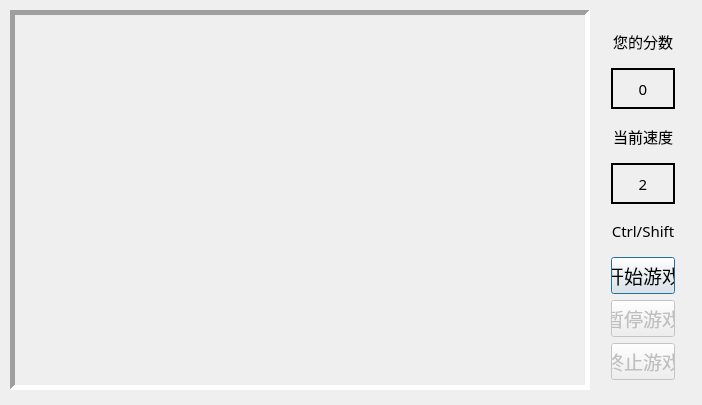
<?xml version="1.0" encoding="UTF-8"?>
<ui version="4.0">
 <class>SnakeDialog</class>
 <widget class="QDialog" name="SnakeDialog">
  <property name="geometry">
   <rect>
    <x>0</x>
    <y>0</y>
    <width>702</width>
    <height>405</height>
   </rect>
  </property>
  <property name="font">
   <font>
    <family>微软雅黑</family>
    <pointsize>11</pointsize>
   </font>
  </property>
  <property name="windowTitle">
   <string>SnakeDialog</string>
  </property>
  <property name="autoFillBackground">
   <bool>true</bool>
  </property>
  <widget class="QFrame" name="frame">
   <property name="geometry">
    <rect>
     <x>10</x>
     <y>10</y>
     <width>580</width>
     <height>380</height>
    </rect>
   </property>
   <property name="sizePolicy">
    <sizepolicy hsizetype="Expanding" vsizetype="Preferred">
     <horstretch>0</horstretch>
     <verstretch>0</verstretch>
    </sizepolicy>
   </property>
   <property name="frameShape">
    <enum>QFrame::Panel</enum>
   </property>
   <property name="frameShadow">
    <enum>QFrame::Sunken</enum>
   </property>
   <property name="lineWidth">
    <number>5</number>
   </property>
   <property name="midLineWidth">
    <number>0</number>
   </property>
  </widget>
  <widget class="QWidget" name="layoutWidget">
   <property name="geometry">
    <rect>
     <x>600</x>
     <y>10</y>
     <width>86</width>
     <height>381</height>
    </rect>
   </property>
   <layout class="QVBoxLayout" name="verticalLayout">
    <item>
     <widget class="QLabel" name="label">
      <property name="text">
       <string>您的分数</string>
      </property>
      <property name="alignment">
       <set>Qt::AlignCenter</set>
      </property>
     </widget>
    </item>
    <item>
     <widget class="QLabel" name="scorelabel">
      <property name="frameShape">
       <enum>QFrame::WinPanel</enum>
      </property>
      <property name="text">
       <string>0</string>
      </property>
      <property name="alignment">
       <set>Qt::AlignCenter</set>
      </property>
     </widget>
    </item>
    <item>
     <widget class="QLabel" name="label_4">
      <property name="text">
       <string>当前速度</string>
      </property>
      <property name="alignment">
       <set>Qt::AlignCenter</set>
      </property>
     </widget>
    </item>
    <item>
     <widget class="QLabel" name="speedlabel">
      <property name="frameShape">
       <enum>QFrame::WinPanel</enum>
      </property>
      <property name="text">
       <string>2</string>
      </property>
      <property name="textFormat">
       <enum>Qt::AutoText</enum>
      </property>
      <property name="alignment">
       <set>Qt::AlignCenter</set>
      </property>
     </widget>
    </item>
    <item>
     <widget class="QLabel" name="label_2">
      <property name="text">
       <string>Ctrl/Shift</string>
      </property>
      <property name="alignment">
       <set>Qt::AlignCenter</set>
      </property>
     </widget>
    </item>
    <item>
     <widget class="QPushButton" name="startButton">
      <property name="font">
       <font>
        <family>微软雅黑</family>
        <pointsize>14</pointsize>
       </font>
      </property>
      <property name="focusPolicy">
       <enum>Qt::ClickFocus</enum>
      </property>
      <property name="text">
       <string>开始游戏</string>
      </property>
      <property name="autoDefault">
       <bool>true</bool>
      </property>
     </widget>
    </item>
    <item>
     <widget class="QPushButton" name="pauseButton">
      <property name="enabled">
       <bool>false</bool>
      </property>
      <property name="font">
       <font>
        <family>微软雅黑</family>
        <pointsize>14</pointsize>
       </font>
      </property>
      <property name="focusPolicy">
       <enum>Qt::ClickFocus</enum>
      </property>
      <property name="text">
       <string>暂停游戏</string>
      </property>
      <property name="autoDefault">
       <bool>true</bool>
      </property>
     </widget>
    </item>
    <item>
     <widget class="QPushButton" name="exitButton">
      <property name="enabled">
       <bool>false</bool>
      </property>
      <property name="font">
       <font>
        <family>微软雅黑</family>
        <pointsize>14</pointsize>
        <italic>false</italic>
       </font>
      </property>
      <property name="focusPolicy">
       <enum>Qt::ClickFocus</enum>
      </property>
      <property name="text">
       <string>终止游戏</string>
      </property>
      <property name="autoDefault">
       <bool>true</bool>
      </property>
     </widget>
    </item>
   </layout>
  </widget>
 </widget>
 <layoutdefault spacing="6" margin="11"/>
 <resources/>
 <connections/>
</ui>
